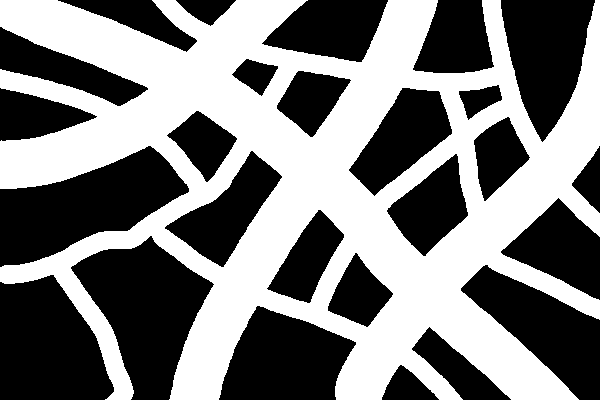
#> input picture blatt11/roads_bin.png, 600 x 400 px
$ jupyter execute --allow-errors b11a02.ipynb
#> lines starting #> are read from the running program, lines starting #| are printed output that depends on the picture; after the words box and inside, x2 and y2 are one past the last pixel; in counts of white or black regions, pixels touching at a corner belong together
# Aufgabe 2

[cell 1]
import numpy as np
import matplotlib.pyplot as plt
from skimage.io import imread
from skimage.morphology import disk, erosion, dilation, label

# We do not use binary_erosion and binary_dilation because they will be deprecated in future versions of skimage.
# Instead, we use erosion and dilation directly on binary images because the speedup is negligible for our use case.

[cell 2]
roads_bin = imread('roads_bin.png')
#> roads_bin: shape (400, 600); values 0 (black) and 1 (white), 48.6% white; 1 white region, box (x1, y1, x2, y2) and area: (0, 0, 600, 400) 116627
zebra_bin = imread('zebra_bin.png')
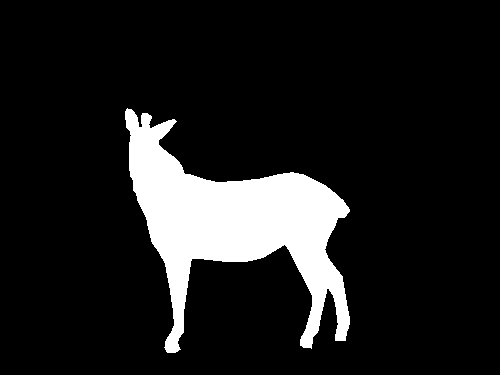
#> input picture blatt11/zebra_bin.png, 500 x 375 px
#> zebra_bin: shape (375, 500); values 0 (black) and 1 (white), 11.7% white; 1 white region, box (x1, y1, x2, y2) and area: (125, 108, 350, 353) 21956
boxes_bin = imread('boxes_bin.png')
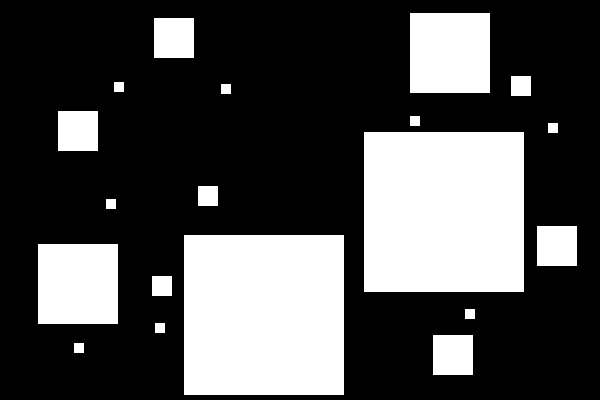
#> input picture blatt11/boxes_bin.png, 600 x 400 px
#> boxes_bin: shape (400, 600); values 0 (black) and 1 (white), 30.2% white; 19 white regions, largest, box (x1, y1, x2, y2) and area: (364, 132, 524, 292) 25600, (184, 235, 344, 395) 25600, (410, 13, 490, 93) 6400

plt.figure(figsize=(12, 4))

plt.subplot(1, 3, 1)
plt.imshow(roads_bin, cmap='gray')
plt.title('roads_bin')

plt.subplot(1, 3, 2)
plt.imshow(zebra_bin, cmap='gray')
plt.title('zebra_bin')

plt.subplot(1, 3, 3)
plt.imshow(boxes_bin, cmap='gray')
plt.title('boxes_bin')

plt.show()
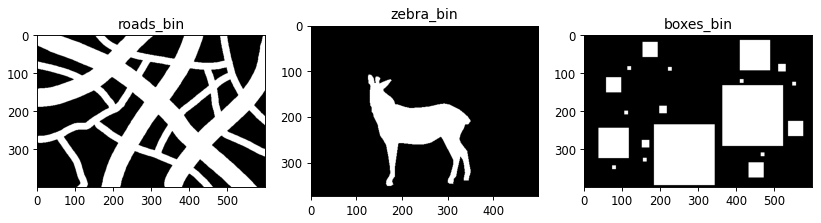
#> figure drawn by matplotlib, 3 panels

## 2.1

[cell 3]
se = disk(22)                                # Structuring element: disk with radius 22
roads_eroded = erosion(roads_bin, se)        # Erosion removes narrow roads and shrinks wide roads
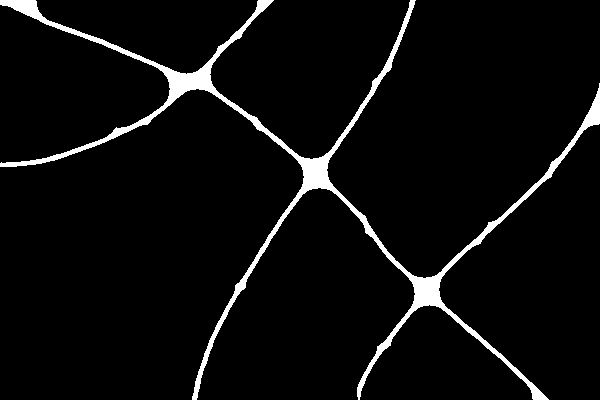
#> roads_eroded: shape (400, 600); values 0 (black) and 1 (white), 4.7% white; 1 white region, box (x1, y1, x2, y2) and area: (0, 0, 600, 400) 11367
roads_morphed = dilation(roads_eroded, se)   # Dilation restores the remaining wide roads
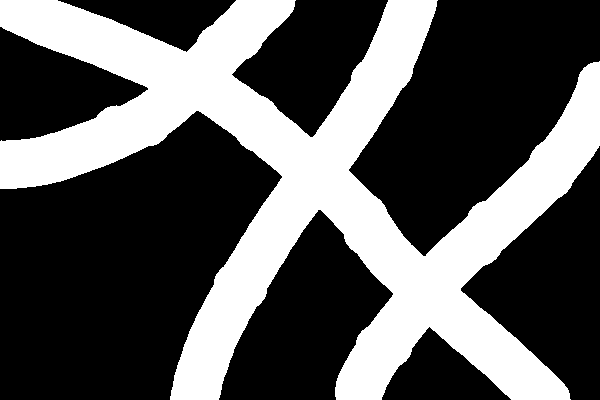
#> roads_morphed: shape (400, 600); values 0 (black) and 1 (white), 34.7% white; 1 white region, box (x1, y1, x2, y2) and area: (0, 0, 600, 400) 83229

plt.figure(figsize=(10, 4))

plt.subplot(1, 2, 1)
plt.imshow(roads_bin, cmap='gray')
plt.title('Original roads_bin')

plt.subplot(1, 2, 2)
plt.imshow(roads_morphed, cmap='gray')
plt.title('Nach Opening: schmale Straßen entfernt')

plt.tight_layout()
plt.show()

## 2.2

[cell 4]
se = np.ones((3, 3), dtype=np.uint8)        # Structuring element: 3x3 square
zebra_eroded = erosion(zebra_bin, se)       # Erosion removes thin lines
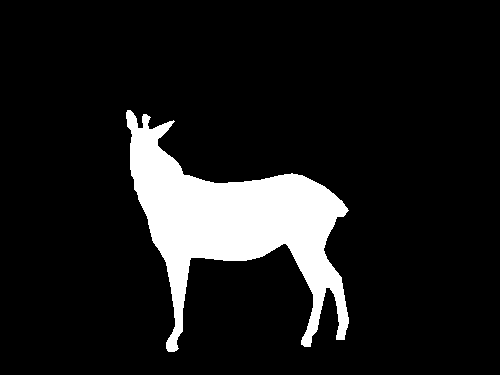
#> zebra_eroded: shape (375, 500); values 0 (black) and 1 (white), 10.9% white; 1 white region, box (x1, y1, x2, y2) and area: (126, 110, 349, 352) 20487

zebra_contours = zebra_bin - zebra_eroded   # Subtract eroded image from original to get contours
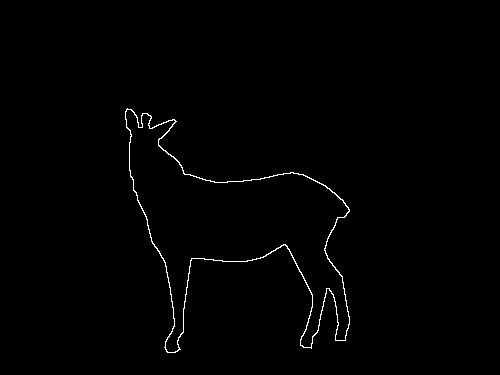
#> zebra_contours: shape (375, 500); values 0 (black) and 1 (white), 0.78% white in thin lines or dots, all inside (x1, y1, x2, y2) = (125, 108, 350, 353)

plt.figure(figsize=(10, 4))

plt.subplot(1, 2, 1)
plt.imshow(zebra_bin, cmap='gray')
plt.title('Original zebra_bin')

plt.subplot(1, 2, 2)
plt.imshow(zebra_contours, cmap='gray')
plt.title('Konturen der Zebrastreifen')

plt.tight_layout()
plt.show()

print(f"Contour pixel coutnt: {np.sum(zebra_contours)}")
#| Contour pixel coutnt: 1469
